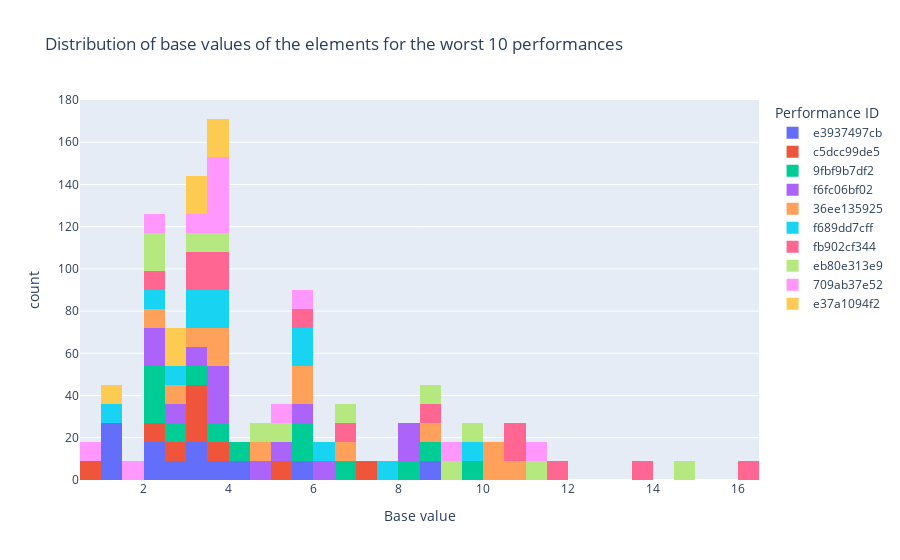

Notebook source saved alongside this figure:
### Code cell
# Mostra la distribuzione degli element_base_value per le prime 10 più penalizzate performance_id
hist_df4 = px.histogram(
    df4, x="element_base_value", color="performance_id",
     title='Distribution of base values of the elements for the worst 10 performances',
     labels={'element_base_value': 'Base value', 'performance_id':'Performance ID'}
     )
hist_df4.show()
#NB Sort df by total_deductions in descending order

### Figure 1 — Plotly figure (JSON) as saved in the notebook; plotly's stock layout.template omitted (floating-point values rounded to 4 significant figures)
{"data": [{"alignmentgroup": "True", "bingroup": "x", "hovertemplate": "Performance ID=e3937497cb<br>Base value=%{x}<br>count=%{y}<extra></extra>", "legendgroup": "e3937497cb", "marker": {"color": "#636efa", "pattern": {"shape": ""}}, "name": "e3937497cb", "offsetgroup": "e3937497cb", "orientation": "v", "showlegend": true, "type": "histogram", "x": [5.83, 4.2, 2.4, 1.43, 1.46, 3.5, 4.2, 2.64, 1.1, 5.83, 4.2, 3.5, 1.46, 2.64, 3.5, 5.83, 1.46, 1.43, 2.4, 3.2, 1.43, 2.4, 2, 8.6, 3.3, 5.83, 1.1, 2.64, 1.1, 3.2, 3.2, 1.43, 1.43, 1.46, 3.5, 4.2, 2.64, 1.1, 5.83, 1.1, 2.64, 4.2, 3.5, 1.46, 2.4, 2, 2, 8.6, 3.3, 5.83, 1.1, 3.2, 2, 8.6, 3.3, 2.64, 3.3, 8.6, 4.2, 3.5, 1.46, 2.4, 1.46, 3.5, 4.2, 1.43, 1.1, 5.83, 5.83, 1.1, 2.64, 2, 8.6, 3.3, 4.2, 3.5, 1.46, 1.43, 2.4, 3.2, 2, 8.6, 3.3, 1.43, 2.64, 3.2, 3.2, 2.4, 3.2, 2, 8.6, 3.3, 3.2, 3.3, 8.6, 2, 2, 2.4, 1.43, 1.46, 8.6, 2.4, 3.3, 5.83, 1.1, 2.64, 4.2, 3.5], "xaxis": "x", "yaxis": "y"}, {"alignmentgroup": "True", "bingroup": "x", "hovertemplate": "Performance ID=c5dcc99de5<br>Base value=%{x}<br>count=%{y}<extra></extra>", "legendgroup": "c5dcc99de5", "marker": {"color": "#EF553B", "pattern": {"shape": ""}}, "name": "c5dcc99de5", "offsetgroup": "c5dcc99de5", "orientation": "v", "showlegend": true, "type": "histogram", "x": [5.1, 2.3, 3, 3, 3.3, 7.3, 2.6, 3.3, 3.7, 0.66, 3.7, 3.3, 5.1, 0.66, 7.3, 2.6, 3.3, 2.3, 5.1, 3.3, 3.7, 0.66, 7.3, 2.6, 3.3, 3, 2.3, 5.1, 3.3, 2.6, 3, 2.3, 5.1, 3.7, 0.66, 7.3, 3.3, 3.3, 3.7, 0.66, 7.3, 2.6, 3.3, 3, 2.3, 5.1, 3.3, 3.7, 0.66, 7.3, 2.6, 3.3, 3, 2.3, 2.3, 3, 5.1, 7.3, 2.6, 3.3, 0.66, 3.7, 3.3, 2.6, 7.3, 0.66, 3.7, 3.3, 5.1, 2.3, 3, 3.3, 3, 2.3, 5.1, 2.6, 7.3, 0.66, 3.7, 3.3, 3.3], "xaxis": "x", "yaxis": "y"}, {"alignmentgroup": "True", "bingroup": "x", "hovertemplate": "Performance ID=9fbf9b7df2<br>Base value=%{x}<br>count=%{y}<extra></extra>", "legendgroup": "9fbf9b7df2", "marker": {"color": "#00cc96", "pattern": {"shape": ""}}, "name": "9fbf9b7df2", "offsetgroup": "9fbf9b7df2", "orientation": "v", "showlegend": true, "type": "histogram", "x": [3.3, 2.8, 5.61, 3.63, 5.83, 6.6, 2.3, 2, 8.5, 2, 9.8, 8.03, 4.3, 3.3, 2.8, 5.61, 3.63, 5.83, 6.6, 2.3, 2, 4.3, 8.03, 2, 8.03, 9.8, 2, 8.5, 8.5, 2, 9.8, 2, 4.3, 3.3, 2.8, 5.61, 3.63, 5.83, 6.6, 2.3, 4.3, 3.3, 2.8, 5.61, 8.5, 2, 9.8, 8.03, 2, 4.3, 3.3, 2.8, 5.61, 3.63, 5.83, 6.6, 2.3, 2.3, 6.6, 5.83, 3.63, 6.6, 3.63, 5.61, 2.8, 3.3, 4.3, 2, 8.03, 9.8, 8.5, 2, 9.8, 8.03, 2, 8.5, 5.83, 2.3, 2, 2, 3.63, 5.83, 6.6, 2.3, 8.03, 8.03, 9.8, 2, 2.3, 6.6, 5.83, 8.5, 2, 5.61, 2.8, 3.3, 4.3, 9.8, 8.5, 2, 8.5, 2.8, 3.3, 4.3, 2, 2.3, 8.03, 4.3, 3.63, 9.8, 5.61, 6.6, 5.61, 3.63, 5.83, 2.8, 3.3], "xaxis": "x", "yaxis": "y"}, {"alignmentgroup": "True", "bingroup": "x", "hovertemplate": "Performance ID=f6fc06bf02<br>Base value=%{x}<br>count=%{y}<extra></extra>", "legendgroup": "f6fc06bf02", "marker": {"color": "#ab63fa", "pattern": {"shape": ""}}, "name": "f6fc06bf02", "offsetgroup": "f6fc06bf02", "orientation": "v", "showlegend": true, "type": "histogram", "x": [2.6, 5.61, 4.62, 2.6, 3.3, 5.61, 2.3, 3.7, 6, 3.3, 8.25, 8.25, 3.5, 3.5, 5.06, 2, 8.36, 3.5, 3.5, 5.06, 2, 8.36, 4.62, 6, 3.7, 3.7, 2.3, 5.61, 6, 3.7, 4.62, 2.3, 5.61, 3.3, 2.6, 8.25, 3.5, 3.5, 5.06, 2, 8.36, 4.62, 6, 3.3, 8.25, 3.5, 3.5, 5.06, 2, 8.36, 2.6, 2.3, 3.3, 5.61, 2.3, 2.6, 4.62, 8.36, 2, 5.06, 3.5, 3.5, 8.25, 2.6, 3.3, 5.61, 2.3, 6, 2.3, 5.61, 3.3, 2.6, 8.25, 3.5, 3.5, 5.06, 2, 8.36, 4.62, 6, 3.7, 3.7, 8.25, 2.3, 5.61, 3.3, 2.6, 8.25, 3.5, 3.5, 5.06, 2, 8.36, 4.62, 6, 3.7, 3.5, 3.7, 6, 4.62, 8.36, 2, 5.06, 3.5, 8.36, 2.3, 5.61, 3.3, 2.6, 8.25, 3.5, 3.5, 5.06, 2, 4.62, 6, 3.7], "xaxis": "x", "yaxis": "y"}, {"alignmentgroup": "True", "bingroup": "x", "hovertemplate": "Performance ID=36ee135925<br>Base value=%{x}<br>count=%{y}<extra></extra>", "legendgroup": "36ee135925", "marker": {"color": "#FFA15A", "pattern": {"shape": ""}}, "name": "36ee135925", "offsetgroup": "36ee135925", "orientation": "v", "showlegend": true, "type": "histogram", "x": [2, 3.5, 10.5, 3, 10.01, 8.5, 5.61, 4.73, 3.9, 10.3, 5.83, 2.8, 3.5, 10.5, 3, 10.01, 8.5, 5.61, 4.73, 3.9, 10.3, 2.8, 2, 3.5, 6.55, 5.83, 6.55, 2, 10.5, 3, 10.01, 8.5, 5.61, 4.73, 3.9, 10.3, 2.8, 2.8, 2, 5.83, 6.55, 3.5, 10.5, 10.3, 3.9, 4.73, 5.61, 3.5, 10.5, 3, 10.01, 8.5, 3, 10.01, 8.5, 3.5, 10.5, 3, 10.01, 8.5, 5.61, 4.73, 3.9, 10.3, 2.8, 2, 5.83, 6.55, 5.61, 4.73, 3.9, 10.3, 2.8, 2, 5.83, 6.55, 10.01, 10.5, 8.5, 5.61, 4.73, 3.9, 10.3, 2.8, 3, 3.5, 6.55, 5.83, 6.55, 3.5, 10.5, 3, 10.01, 8.5, 5.61, 4.73, 3.9, 10.3, 2.8, 2, 5.83, 2.8, 2, 10.3, 3.9, 2, 5.83, 6.55, 3.5, 10.5, 3, 10.01, 8.5, 5.61, 4.73, 5.83, 6.55], "xaxis": "x", "yaxis": "y"}, {"alignmentgroup": "True", "bingroup": "x", "hovertemplate": "Performance ID=f689dd7cff<br>Base value=%{x}<br>count=%{y}<extra></extra>", "legendgroup": "f689dd7cff", "marker": {"color": "#19d3f3", "pattern": {"shape": ""}}, "name": "f689dd7cff", "offsetgroup": "f689dd7cff", "orientation": "v", "showlegend": true, "type": "histogram", "x": [6, 1.21, 5.83, 3.5, 3.5, 2.7, 2, 5.61, 9.6, 3.41, 7.6, 9.6, 3.41, 3.3, 6, 3.3, 1.21, 6, 7.6, 3.41, 9.6, 9.6, 5.61, 2, 2.7, 3.5, 3.5, 5.83, 1.21, 6, 3.3, 7.6, 3.41, 9.6, 3.41, 7.6, 3.3, 1.21, 6, 5.83, 3.41, 7.6, 3.3, 6, 1.21, 5.83, 3.5, 3.5, 2.7, 2, 5.61, 5.61, 2, 2.7, 3.5, 3.5, 3.3, 1.21, 3.41, 3.3, 6, 1.21, 5.83, 3.5, 3.5, 2.7, 2, 7.6, 9.6, 5.83, 3.5, 3.5, 2.7, 2, 5.61, 9.6, 5.83, 5.61, 9.6, 3.5, 3.5, 2.7, 2, 5.61, 3.41, 5.61, 2, 2.7, 3.5, 3.5, 5.83, 1.21, 6, 3.3, 7.6, 3.41, 9.6, 7.6, 3.3, 6, 1.21, 5.83, 3.5, 3.5, 2.7, 2, 5.61, 7.6], "xaxis": "x", "yaxis": "y"}, {"alignmentgroup": "True", "bingroup": "x", "hovertemplate": "Performance ID=fb902cf344<br>Base value=%{x}<br>count=%{y}<extra></extra>", "legendgroup": "fb902cf344", "marker": {"color": "#FF6692", "pattern": {"shape": ""}}, "name": "fb902cf344", "offsetgroup": "fb902cf344", "orientation": "v", "showlegend": true, "type": "histogram", "x": [16.06, 13.6, 5.61, 3.9, 2, 11.99, 3, 10.5, 8.5, 10.78, 3.2, 3.5, 6.6, 13.6, 5.61, 3.9, 16.06, 2, 11.99, 3, 10.5, 8.5, 10.78, 3.2, 3.5, 6.6, 13.6, 5.61, 3.9, 16.06, 2, 11.99, 3, 10.5, 8.5, 10.78, 3.2, 3.5, 6.6, 13.6, 5.61, 3.9, 16.06, 2, 11.99, 3, 10.5, 8.5, 10.78, 3.2, 3.5, 6.6, 13.6, 5.61, 3.9, 16.06, 2, 11.99, 3, 10.5, 8.5, 10.78, 3.2, 3.5, 6.6, 6.6, 3.5, 3.2, 13.6, 5.61, 3.9, 16.06, 2, 11.99, 3, 10.5, 8.5, 10.78, 3.2, 3.5, 6.6, 13.6, 10.78, 5.61, 10.5, 8.5, 10.78, 3.2, 3.5, 6.6, 13.6, 5.61, 3.9, 16.06, 2, 11.99, 3, 10.5, 8.5, 3, 11.99, 2, 3.9, 16.06, 2, 11.99, 3, 10.5, 8.5, 10.78, 3.2, 3.5, 6.6, 16.06, 13.6, 5.61, 3.9], "xaxis": "x", "yaxis": "y"}, {"alignmentgroup": "True", "bingroup": "x", "hovertemplate": "Performance ID=eb80e313e9<br>Base value=%{x}<br>count=%{y}<extra></extra>", "legendgroup": "eb80e313e9", "marker": {"color": "#B6E880", "pattern": {"shape": ""}}, "name": "eb80e313e9", "offsetgroup": "eb80e313e9", "orientation": "v", "showlegend": true, "type": "histogram", "x": [5.3, 14.6, 9.35, 11, 3.9, 2, 2.3, 4.54, 6.6, 9.5, 8.8, 3, 5.3, 14.6, 8.8, 3, 9.5, 6.6, 2.3, 6.6, 9.5, 8.8, 3, 5.3, 14.6, 4.54, 2, 3.9, 9.35, 11, 3.9, 2, 2.3, 4.54, 6.6, 9.5, 8.8, 3, 5.3, 14.6, 9.35, 11, 2.3, 4.54, 6.6, 9.5, 8.8, 3, 5.3, 14.6, 9.35, 11, 3.9, 2, 2.3, 4.54, 2, 3.9, 11, 14.6, 9.35, 11, 3.9, 2, 2.3, 4.54, 6.6, 9.5, 8.8, 3, 5.3, 9.35, 14.6, 9.35, 11, 3.9, 2, 2.3, 4.54, 6.6, 9.5, 8.8, 3, 5.3, 9.35, 11, 3.9, 2, 2.3, 4.54, 6.6, 9.5, 8.8, 3, 5.3, 14.6, 11, 9.35, 3.9, 2, 2.3, 4.54, 6.6, 9.5, 8.8, 3, 5.3, 14.6], "xaxis": "x", "yaxis": "y"}, {"alignmentgroup": "True", "bingroup": "x", "hovertemplate": "Performance ID=709ab37e52<br>Base value=%{x}<br>count=%{y}<extra></extra>", "legendgroup": "709ab37e52", "marker": {"color": "#FF97FF", "pattern": {"shape": ""}}, "name": "709ab37e52", "offsetgroup": "709ab37e52", "orientation": "v", "showlegend": true, "type": "histogram", "x": [11.33, 3.93, 3.5, 0.6, 9.02, 2, 3.5, 1.9, 5.3, 3.9, 3.3, 5.61, 3.3, 3.5, 0.6, 9.02, 2, 3.5, 1.9, 5.3, 3.9, 3.3, 5.61, 11.33, 3.93, 3.5, 0.6, 11.33, 3.93, 3.5, 0.6, 9.02, 2, 3.5, 1.9, 5.3, 9.02, 9.02, 2, 3.5, 1.9, 5.3, 3.9, 3.3, 5.61, 11.33, 3.93, 3.5, 0.6, 2, 5.61, 3.5, 1.9, 5.3, 3.9, 3.3, 3.93, 11.33, 11.33, 5.61, 3.3, 3.9, 5.3, 1.9, 3.5, 2, 9.02, 0.6, 3.5, 3.93, 11.33, 3.93, 3.5, 0.6, 9.02, 2, 3.5, 1.9, 5.3, 3.9, 3.3, 5.61, 11.33, 11.33, 3.93, 3.5, 0.6, 9.02, 2, 3.5, 1.9, 5.3, 3.9, 3.3, 5.61, 3.93, 3.5, 0.6, 9.02, 2, 3.5, 1.9, 5.3, 3.9, 3.3, 5.61, 3.9, 5.61], "xaxis": "x", "yaxis": "y"}, {"alignmentgroup": "True", "bingroup": "x", "hovertemplate": "Performance ID=e37a1094f2<br>Base value=%{x}<br>count=%{y}<extra></extra>", "legendgroup": "e37a1094f2", "marker": {"color": "#FECB52", "pattern": {"shape": ""}}, "name": "e37a1094f2", "offsetgroup": "e37a1094f2", "orientation": "v", "showlegend": true, "type": "histogram", "x": [2.6, 3, 3.6, 3.63, 3.2, 1.3, 2.7, 2.6, 3, 3.6, 3.63, 3.2, 1.3, 2.7, 2.6, 3, 3.6, 3.63, 2.7, 1.3, 3.2, 3.2, 1.3, 2.7, 2.6, 3, 3.6, 3.63, 3.2, 2.6, 3, 3.6, 3.63, 2.7, 1.3, 3.2, 3.63, 1.3, 2.7, 2.6, 3, 3.6, 3.63, 3.2, 1.3, 2.7, 2.6, 3, 3.6, 3.2, 3.63, 1.3, 2.7, 2.6, 3, 3.6, 3.63, 3.2, 1.3, 2.7, 2.6, 3, 3.6], "xaxis": "x", "yaxis": "y"}], "layout": {"barmode": "relative", "legend": {"title": {"text": "Performance ID"}, "tracegroupgap": 0}, "title": {"text": "Distribution of base values of the elements for the worst 10 performances"}, "xaxis": {"anchor": "y", "domain": [0, 1], "title": {"text": "Base value"}}, "yaxis": {"anchor": "x", "domain": [0, 1], "title": {"text": "count"}}}}
